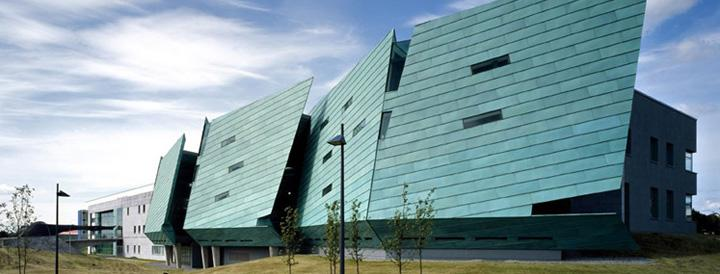
#> input picture lab_10/GMIT1.jpg, 720 x 274 px
$ python lab10.py
#> lines starting #> are read from the running program, lines starting #| are printed output that depends on the picture; after the words box and inside, x2 and y2 are one past the last pixel; in counts of white or black regions, pixels touching at a corner belong together
import cv2
import numpy as np
from matplotlib import pyplot as plt
#import stuff on the top

#import image.
ImgIN = cv2.imread('GMIT1.jpg',)
#> ImgIN is the input picture: shape (274, 720, 3); mean B, G, R 156.8, 150.6, 127.3
print(ImgIN)
#> (printed output is left out)
cv2.imshow('GMIT1.jpg',ImgIN)

# convert grayimge
plt.subplot(2,3,1),plt.imshow(cv2.cvtColor(ImgIN, cv2.COLOR_BGR2RGB),cmap = 'gray')
plt.title('Original'), plt.xticks([]), plt.yticks([])

gray = cv2.cvtColor(ImgIN,cv2.COLOR_BGR2GRAY)
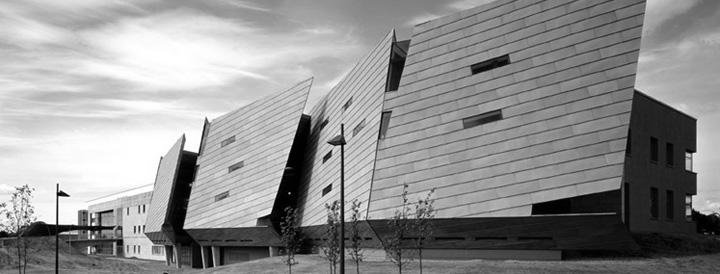
#> gray: shape (274, 720); min 0, max 255, mean 144.3
gray = np.float32(gray)

 #here we seting the size
dst = cv2.cornerHarris(gray,2,3,0.04)
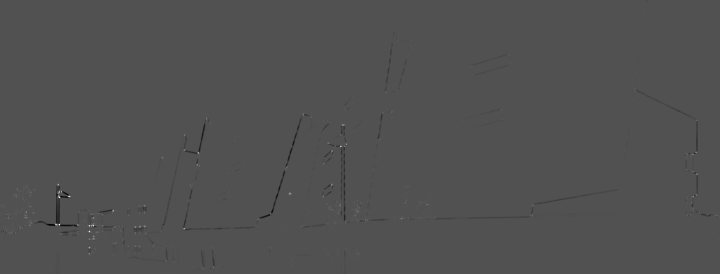
#> dst: shape (274, 720) float32; min -68963736, max 146330528, mean -182000; drawn with min black and max white
threshold = 0.55; #number between 0 and 1

# plot detecting  harris corners  loop through every element in the 2d mtrix-dst and creating circle if image is grater than treshold
for i in range(len(dst)):
    for j in range(len(dst[i])):
        if dst[i][j] > (threshold*dst.max()):
            cv2.circle(ImgIN,(j,i),3,(255,255,0),-1)
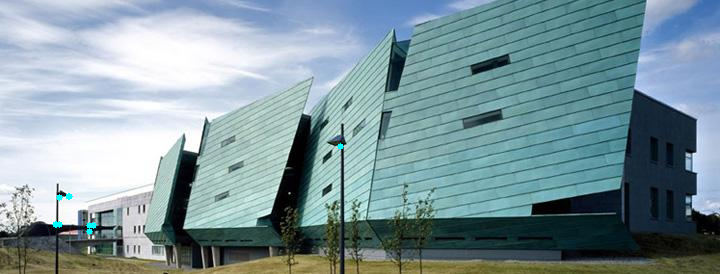
#> ImgIN: shape (274, 720, 3); 0.11% of pixels changed, all inside (x1, y1, x2, y2) = (52, 143, 344, 235)

plt.subplot(2,3,2),plt.imshow(dst,cmap = 'gray')
plt.title('Image 2'), plt.xticks([]), plt.yticks([])

plt.subplot(2,3,3),plt.imshow(cv2.cvtColor(ImgIN, cv2.COLOR_BGR2RGB),cmap = 'gray')
plt.title('Image 3'), plt.xticks([]), plt.yticks([])


imgShiTomasi = cv2.goodFeaturesToTrack(gray,50,0.01,10)
#> imgShiTomasi = 50 rows, first 8: [59, 197], [55, 223], [92, 224], [112, 210], [289, 193], [342, 124], [340, 146], [197, 152]
imgShiTomasi = np.int0(imgShiTomasi)
for i in imgShiTomasi:
    x,y = i.ravel()
    cv2.circle(gray,(x,y),3,(255,255,0),-1)
#> this loop made 50 passes
#> (x, y) on passes 1 to 12: (59, 197), (55, 223), (92, 224), (112, 210), (289, 193), (342, 124), (340, 146), (197, 152), (184, 227), (93, 238), (302, 114), (88, 247)
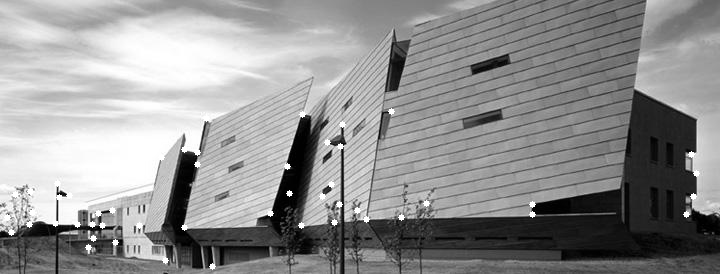
#> gray: shape (274, 720) float32; min 0, max 255, mean 145.3

plt.subplot(2,3,4),plt.imshow(gray,cmap = 'gray')
plt.title('Image 4'), plt.xticks([]), plt.yticks([])

orb = cv2.ORB_create()
kp = orb.detect(ImgIN,None)
#> kp = 487 keypoints; strongest (x, y, size): (61, 191, 31), (60, 189, 31), (60, 191, 37.2), (57, 194, 31)
kp, des = orb.compute(ImgIN, kp)
img2 = cv2.drawKeypoints(ImgIN, kp, None, color=(0,255,0), flags=0)
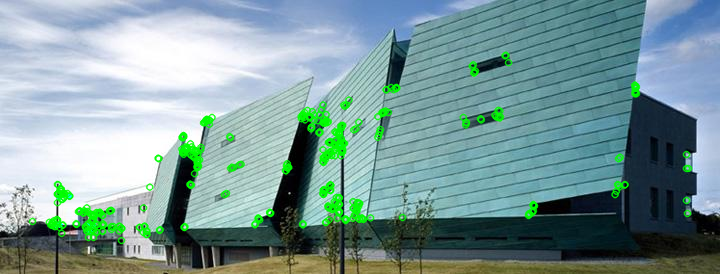
#> img2: shape (274, 720, 3); mean B, G, R 152.9, 154.2, 124

plt.subplot(2,3,5),plt.imshow(img2,cmap = 'gray')
plt.title('Image 5'), plt.xticks([]), plt.yticks([])

plt.show()
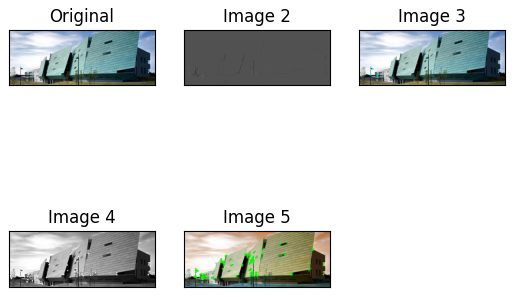
#> figure drawn by matplotlib, 5 panels; B, G, R data is drawn as R, G, B

$ run again, with lab_10/GMIT2.jpg copied over lab_10/GMIT1.jpg
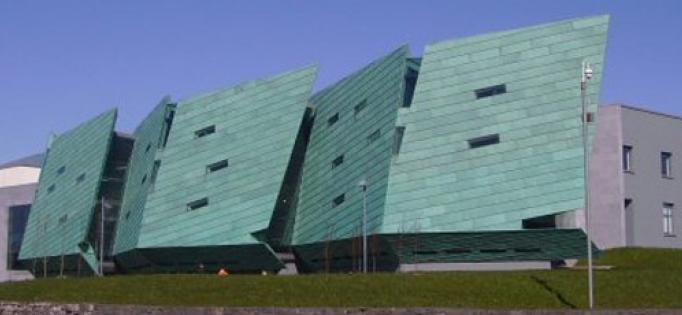
#> input picture lab_10/GMIT2.jpg, 682 x 315 px
#> ImgIN is the input picture: shape (315, 682, 3); mean B, G, R 134.5, 120.7, 100.4
#> (printed output is left out)
#> imgShiTomasi = 50 rows, first 8: [522, 220], [222, 270], [284, 200], [251, 233], [264, 273], [39, 169], [625, 199], [662, 153]
#> the loop `for i in imgShiTomasi:` made 50 passes
#> after the loop `for i in imgShiTomasi:`:
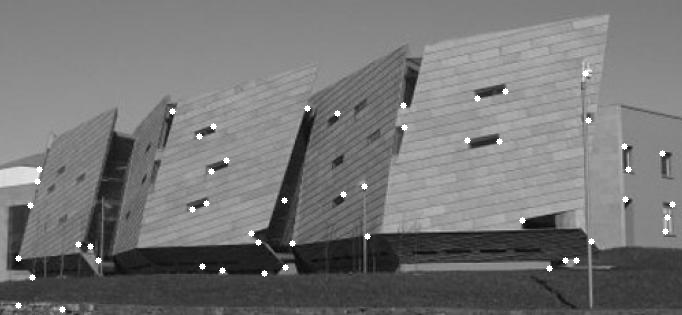
#> gray: shape (315, 682) float32; min 7, max 255, mean 117.3
#> kp = 491 keypoints; strongest (x, y, size): (523, 224, 31), (525, 222, 31), (523, 226, 31), (527, 218, 37.2)
#> `img2 = cv2.drawKeypoints(ImgIN, kp, None, color=(0,255,0), flags=0)`:
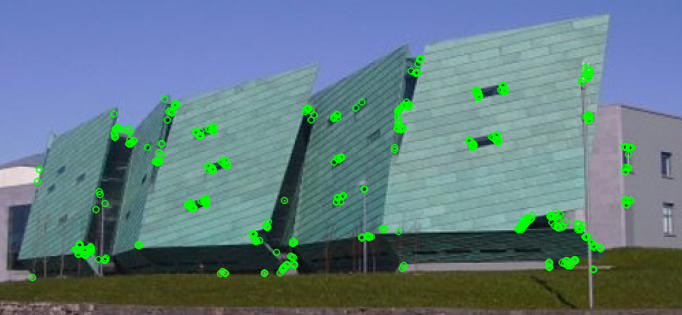
#> img2: shape (315, 682, 3); mean B, G, R 131.7, 124.8, 98.2
